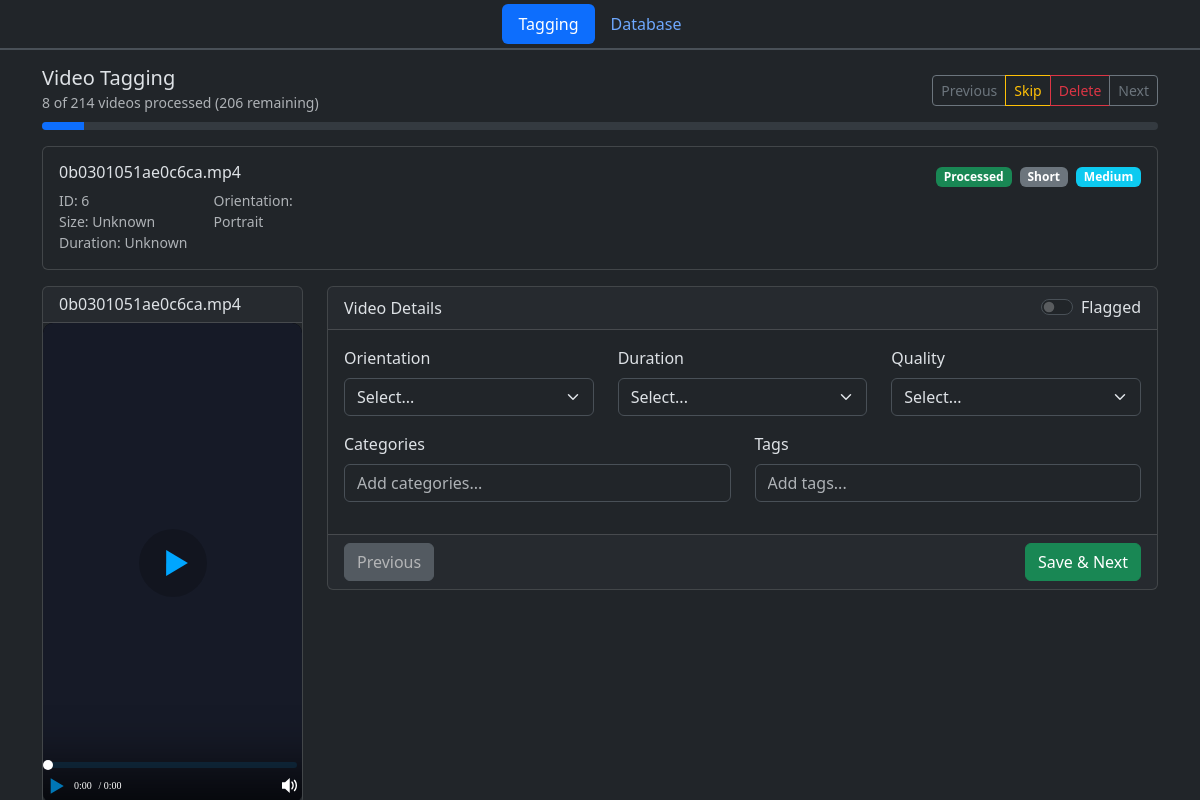
/?video=6, run on the app's committed database.
### tables this page shows
CREATE TABLE videos (
            id INTEGER PRIMARY KEY,
            file_name TEXT UNIQUE,
            file_path TEXT,
            duration INTEGER,
            width INTEGER,
            height INTEGER,
            orientation TEXT,
            quality TEXT,
            is_processed INTEGER DEFAULT 0,
            flagged INTEGER DEFAULT 0,
            created_at DATETIME DEFAULT CURRENT_TIMESTAMP
        );

### includes/helpers.php (called while the page is built, shortened)
<?php
function getVideoMetadata($videoPath) {
    $metadata = [
        'duration' => 0,
        'width' => 0,
        'height' => 0,
        'size' => 0,
        'orientation' => 'unknown'
    ];
    if (!file_exists($videoPath)) {
        return $metadata;
    }
    return $metadata;
}
function formatDuration($seconds) {
    if ($seconds <= 0) return 'Unknown';
}
function formatFileSize($bytes) {
    if ($bytes <= 0) return 'Unknown';
    $units = ['B', 'KB', 'MB', 'GB', 'TB'];
    $bytes = max($bytes, 0);
    $pow = floor(($bytes ? log($bytes) : 0) / log(1024));
    $pow = min($pow, count($units) - 1);
    $bytes /= pow(1024, $pow);
    return round($bytes, 2) . ' ' . $units[$pow];
}
?>

### index.php (the view, shortened to what this page needs)
<?php
require_once 'config.php';
$videoId = isset($_GET['video']) ? intval($_GET['video']) : 0;
if ($videoId > 0) {
    $stmt = $db->prepare('SELECT * FROM videos WHERE id = ?');
    $stmt->bindValue(1, $videoId, SQLITE3_INTEGER);
    $result = $stmt->execute();
    $currentVideo = $result ? $result->fetchArray(SQLITE3_ASSOC) : null;
}
$prevVideo = null;
$nextVideo = null;
if ($currentVideo) {
    $stmt = $db->prepare('SELECT * FROM videos WHERE id < ? ORDER BY id DESC LIMIT 1');
    $stmt->bindValue(1, $currentVideo['id'], SQLITE3_INTEGER);
    $result = $stmt->execute();
    $prevVideo = $result ? $result->fetchArray(SQLITE3_ASSOC) : null;
    $stmt = $db->prepare('SELECT * FROM videos WHERE id > ? AND is_processed = 0 ORDER BY id ASC LIMIT 1');
    $stmt->bindValue(1, $currentVideo['id'], SQLITE3_INTEGER);
    $result = $stmt->execute();
    $nextVideo = $result ? $result->fetchArray(SQLITE3_ASSOC) : null;
}
$videoMetadata = [];
if ($currentVideo) {
    $videoMetadata = getVideoMetadata($currentVideo['file_path']);
}
$totalVideos = $db->querySingle('SELECT COUNT(*) FROM videos');
$processedVideos = $db->querySingle('SELECT COUNT(*) FROM videos WHERE is_processed = 1');
$remainingVideos = $totalVideos - $processedVideos;
$progressPercent = $totalVideos > 0 ? ($processedVideos / $totalVideos * 100) : 0;
?>
<!DOCTYPE html>
<html lang="en">
<head>
    <link href="https://cdn.jsdelivr.net/npm/bootstrap@5.3.8/dist/css/bootstrap.min.css" rel="stylesheet">
    <link href="https://cdn.jsdelivr.net/npm/@yaireo/tagify/dist/tagify.css" rel="stylesheet" type="text/css" />
</head>
<body data-bs-theme="dark">
    <div class="container-fluid border-bottom border-2 p-1 m-0">
        <ul class="nav nav-pills justify-content-center">
            <li class="nav-item">
                <a class="nav-link <?php echo basename($_SERVER['PHP_SELF']) === 'index.php' ? 'active' : ''; ?>" href="index.php">
                    <i class="fa-solid fa-video"></i> Tagging
                </a>
            </li>
            <li class="nav-item">
                <a class="nav-link <?php echo basename($_SERVER['PHP_SELF']) === 'database.php' ? 'active' : ''; ?>" href="database.php">
                    <i class="fa-solid fa-database"></i> Database
                </a>
            </li>
        </ul>
    </div>
    <main class="container mt-3">
        <?php if ($currentVideo): ?>
                <div class="row mb-3">
                    <div class="col-12">
                        <div class="d-flex justify-content-between align-items-center mb-2">
                            <div>
                                <h5 class="mb-0">Video Tagging</h5>
                                <small class="text-muted">
                                    <?php echo "$processedVideos of $totalVideos videos processed"; ?>
                                    <?php if ($remainingVideos > 0): ?>
                                        (<?php echo $remainingVideos; ?> remaining)
                                    <?php endif; ?>
                                </small>
                            </div>
                            <div class="btn-group">
                            <?php if ($prevVideo): ?>
                                <a href="?video=<?php echo $prevVideo['id']; ?>" class="btn btn-outline-secondary btn-sm">
                                    <i class="fa-solid fa-arrow-left"></i> Previous
                                </a>
                            <?php endif; ?>
                            <button class="btn btn-outline-warning btn-sm" id="skip-btn">
                                <i class="fa-solid fa-forward"></i> Skip
                            </button>
                            <?php if ($currentVideo): ?>
                                <button class="btn btn-outline-danger btn-sm" id="delete-btn">
                                    <i class="fa-solid fa-trash"></i> Delete
                                </button>
                            <?php endif; ?>
                            <?php if ($nextVideo): ?>
                                <a href="?video=<?php echo $nextVideo['id']; ?>" class="btn btn-outline-secondary btn-sm">
                                    Next <i class="fa-solid fa-arrow-right"></i>
                                </a>
                            <?php endif; ?>
                        </div>
                        </div>
                        <div class="progress" style="height: 8px;">
                            <div class="progress-bar" role="progressbar"
                                style="width: <?php echo $progressPercent; ?>%">
                            </div>
                        </div>
                    </div>
                </div>
                <?php if ($currentVideo): ?>
                <div class="row mb-3">
                    <div class="col-12">
                        <div class="card">
                            <div class="card-body">
                                <div class="d-flex justify-content-between align-items-start">
                                    <div>
                                        <h6 class="mb-1">
                                            <?php echo htmlspecialchars($currentVideo['file_name'], ENT_QUOTES, 'UTF-8'); ?>
                                        </h6>
                                        <div class="row mt-2">
                                            <div class="col-md-6">
                                                <small class="text-muted">
                                                    <div><i class="fa-solid fa-hashtag"></i> ID: <?php echo $currentVideo['id']; ?></div>
                                                    <div><i class="fa-solid fa-weight-scale"></i> Size: <?php echo formatFileSize($videoMetadata['size'] ?? 0); ?></div>
                                                    <div><i class="fa-solid fa-clock"></i> Duration: <?php echo formatDuration($videoMetadata['duration'] ?? 0); ?></div>
                                                </small>
                                            </div>
                                            <div class="col-md-6">
                                                <small class="text-muted">
                                                    <?php if (!empty($currentVideo['orientation']) && $currentVideo['orientation'] !== 'unknown'): ?>
                                                        <div><i class="fa-solid fa-rotate"></i> Orientation: <?php echo ucfirst($currentVideo['orientation']); ?></div>
                                                    <?php endif; ?>
                                                </small>
                                            </div>
                                        </div>
                                    </div>
                                    <div>
                                        <?php if ($currentVideo['is_processed']): ?>
                                            <span class="badge bg-success">Processed</span>
                                        <?php else: ?>
                                            <span class="badge bg-warning">Unprocessed</span>
                                        <?php endif; ?>
                                        <?php if ($currentVideo['duration']): ?>
                                            <span class="badge bg-secondary ms-1"><?php echo ucfirst($currentVideo['duration']); ?></span>
                                        <?php endif; ?>
                                        <?php if ($currentVideo['quality']): ?>
                                            <span class="badge bg-info ms-1"><?php echo ucfirst($currentVideo['quality']); ?></span>
                                        <?php endif; ?>
                                    </div>
                                </div>
                            </div>
                        </div>
                    </div>
                </div>
                <?php endif; ?>
            <div class="row">
                <div class="col-md-3">
                    <div class="card">
                        <div class="card-header">
                            <h6 class="mb-0">
                                <?php echo htmlspecialchars($currentVideo['file_name'], ENT_QUOTES, 'UTF-8'); ?>
                            </h6>
                        </div>
                        <div class="card-body p-0">
                            <div id="video-player">
                            </div>
                        </div>
                    </div>
                </div>
                <div class="col-md-9">
                    <div class="card">
                        <div class="card-header d-flex justify-content-between align-items-center">
                            <span>Video Details</span>
                            <div class="form-check form-switch">
                                <input class="form-check-input" type="checkbox" id="flagged-switch">
                                <label class="form-check-label" for="flagged-switch">
                                    <i class="fa-solid fa-flag"></i> Flagged
                                </label>
                            </div>
                        </div>
                        <div class="card-body">
                            <div class="row mb-3">
                                <div class="col-md-4">
                                    <label class="form-label">
                                        <i class="fa-solid fa-rotate"></i> Orientation
                                    </label>
                                    <select class="form-select" id="video-orientation">
                                        <option value="">Select...</option>
                                    </select>
                                </div>
                                <div class="col-md-4">
                                    <label class="form-label">
                                        <i class="fa-solid fa-clock"></i> Duration
                                    </label>
                                    <select class="form-select" id="video-duration">
                                        <option value="">Select...</option>
                                    </select>
                                </div>
                                <div class="col-md-4">
                                    <label class="form-label">
                                        <i class="fa-solid fa-high-definition"></i> Quality
                                    </label>
                                    <select class="form-select" id="video-quality">
                                        <option value="">Select...</option>
                                    </select>
                                </div>
                            </div>
                            <div class="row">
                                <div class="col-md-6 mb-3">
                                    <label class="form-label">
                                        <i class="fa-solid fa-list"></i> Categories
                                    </label>
                                    <input id="category-input" class="form-control" placeholder="Add categories..."/>
                                </div>
                                <div class="col-md-6 mb-3">
                                    <label class="form-label">
                                        <i class="fa-solid fa-tags"></i> Tags
                                    </label>
                                    <input id="tags-input" class="form-control" placeholder="Add tags..."/>
                                </div>
                            </div>
                        </div>
                        <div class="card-footer">
                            <div class="d-flex justify-content-between">
                                <button class="btn btn-secondary" id="prev-btn" disabled>
                                    <i class="fa-solid fa-arrow-left"></i> Previous
                                </button>
                                <div>
                                    <button class="btn btn-success" id="save-btn">
                                        <i class="fa-solid fa-save"></i> Save & Next
                                    </button>
                                </div>
                            </div>
                        </div>
                    </div>
                </div>
            </div>
        <?php endif; ?>
    </main>
</body>
</html>

### index.php (style rules this page uses)
#video-player { width: 100%; height: auto; background: #000; display: flex; align-items: center; justify-content: center; color: #fff; }

### data on the page
videos: file_name "0b0301051ae0c6ca.mp4", id "6", file_path "Unknown", orientation "Portrait", duration "Short", quality "Medium"

### other printed values
$processedVideos "8"
$totalVideos "214"
$remainingVideos "206"
